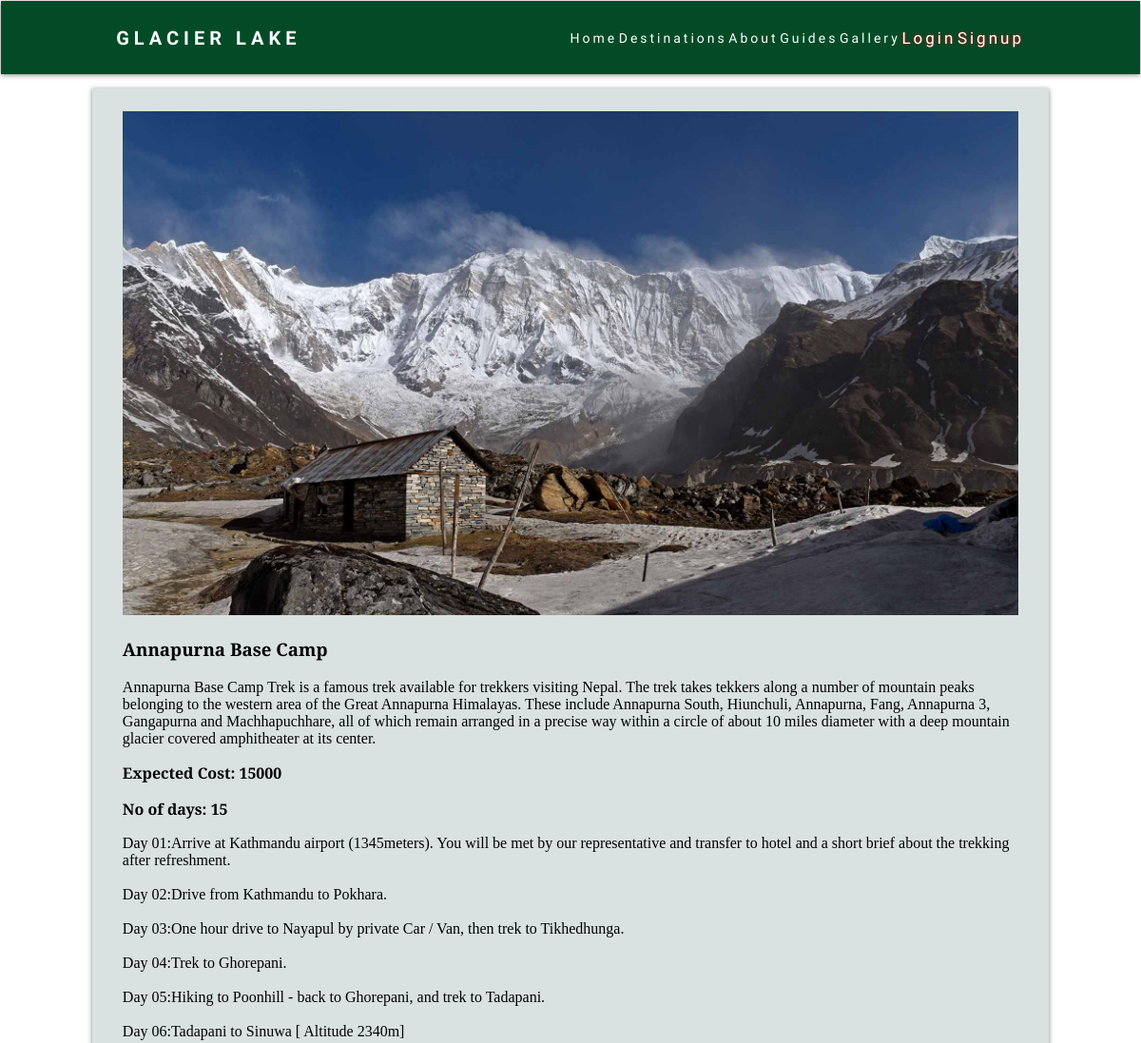
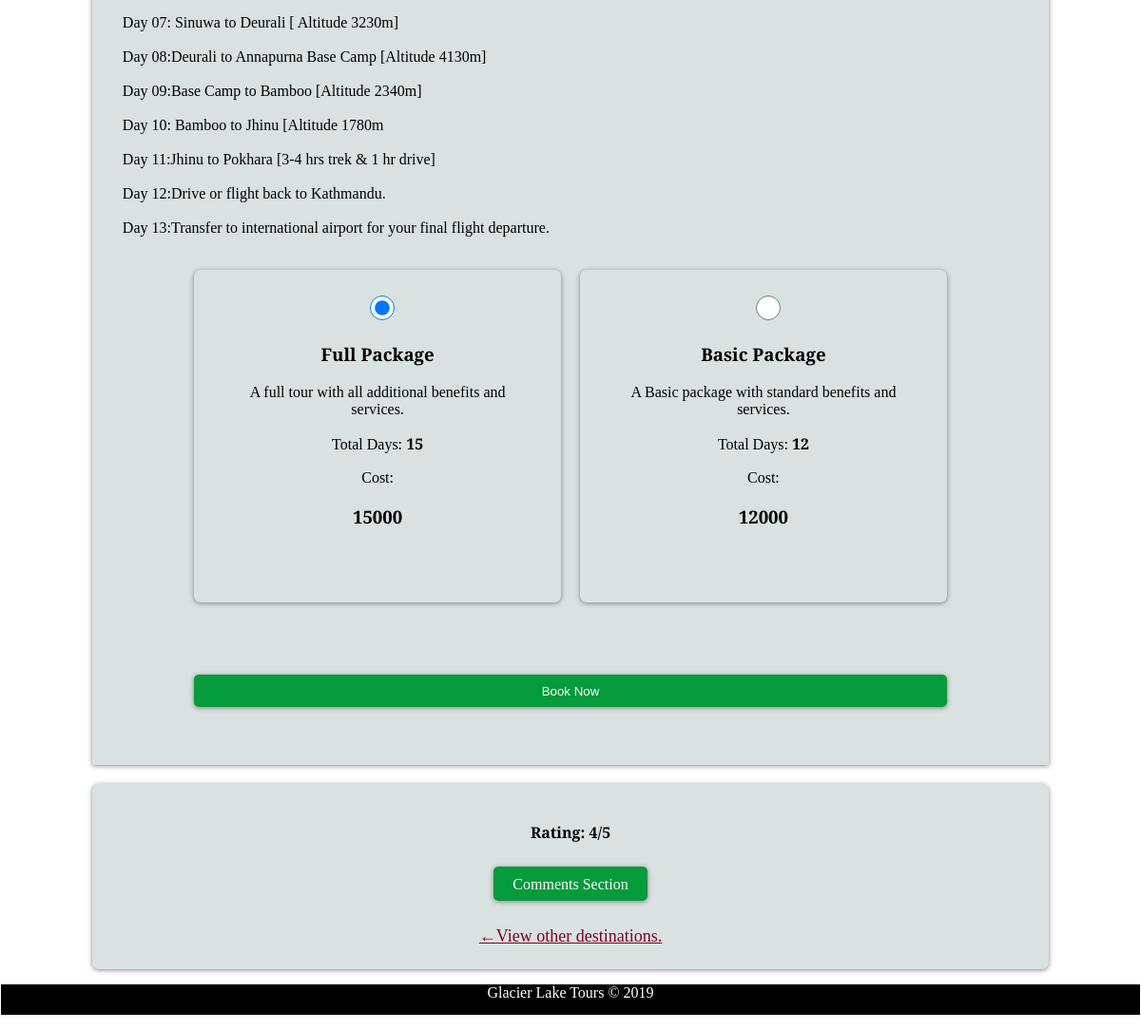
Page /destdetails.php?id=6 on the committed database (2 pictures, top to bottom).
### tables this page shows
CREATE TABLE `destination` (
  `destid` int(11) NOT NULL,
  `destname` varchar(128) NOT NULL,
  `cost` int(11) NOT NULL,
  `overview` text NOT NULL,
  `days` int(11) NOT NULL,
  `descrip` text NOT NULL,
  `destimg` varchar(128) NOT NULL,
  `bdays` int(11) NOT NULL,
  `bcost` int(11) NOT NULL
);

### destdetails.php (the view, shortened to what this page needs)
<?php
include('includes/headfunc.php');
include('includes/commentfunc.php');
if (isset($_SESSION['id'])) {
	head2($connection);
} else {
	head1($connection);
}
if (isset($_GET['id'])) {
				$destid = (int)$_GET['id'];
			}
			$sql = "SELECT * FROM destination WHERE destid='$destid'";
			$result = mysqli_query($connection, $sql);
			$row = mysqli_fetch_assoc($result);
				$destid = $row['destid'];
?>
<!DOCTYPE html>
<html>
<head>
</head>
<body>
	<section class="dest-det">
		<div class="wrapper">
			<?php
				echo "<div class='boxx'>
				<div>
				<img src='destinations/".$row['destimg']."' height='100%;' width='100%;'>
				<h3>".$row['destname']."</h3>
				</div>
				<p>".$row['overview']."</p>
				<p><strong>Expected Cost: ".$row['cost']."</p>
				<p>No of days: ".$row['days']."</strong></p>
				<p syle='text-align:left;'>".nl2br($row['descrip'])."</p><br>
					<form method='POST' action='includes/bookfunc.php' class='wrapper'>
					<input type='hidden' name='destid' value='".$destid."'>
					<input type='hidden' name='date' value='".date('Y-m-d H:i:s')."'>
					<input type='hidden' name='days' value='".$row['days']."'>
					<input type='hidden' name='cost' value='".$row['cost']."'>
					<input type='hidden' name='bcost' value='".$row['bcost']."'>
					<input type='hidden' name='bdays' value='".$row['bdays']."'>
					<div class='boxd'>
					<div class='box'>
					<input type='radio' name='package' value='full' checked><h3>Full Package</h3>
					<p>A full tour with all additional benefits and services.</p>
					<p>Total Days:<strong> ".$row['days']."</strong></p>
					<p>Cost: <h3>".$row['cost']."</h3></p>
					</div>
					<div class='box'>
					<input type='radio' name='package' value='basic'><h3>Basic Package</h3>
					<p>A Basic package with standard benefits and services.</p>
					<p>Total Days: <strong>".$row['bdays']."</strong></p>
					<p>Cost: <h3>".$row['bcost']."</h3></p><br><br>
					</div>
					</div>
					<br><br><button class='btn' type='submit' name='book'>Book Now</button>
					</form><br><br>
				</div>";
			$sql2 = "SELECT rid, AVG(rating) 'ratex' FROM ratings WHERE dest='$destid'";
			$result2 = mysqli_query($connection, $sql2);
			$row2 = mysqli_fetch_assoc($result2);
			echo "<div class='box'>
			<p><strong>Rating: ".round($row2['ratex'])."/5</strong></p>";
			echo "<br><a class='btn' href='comments.php?id=".$destid."'>Comments Section</a><br><br><br>";
			?>
		<a class='norml' href="destination.php">&#8592;View other destinations.</a>
	</div>
		</div>
	</section>
</body>
<footer>
			<p>Glacier Lake Tours &copy; 2019</p>
	</footer>
</html>

### css/style.css (style rules this page uses)
body { display: block;; background: white; margin: 1px !important; font-family: 'Alegreya', serif; }
.norml { text-decoration: underline; font-size: 18px; color:#800024; }
input[type=radio] { border: 0px; width: 100%; height: 2em; }
.btn { background: #039b3b; color: white; padding: 0.6rem 1.3rem; text-decoration: none; border: 0; border-radius: 5px; box-shadow: 0 1px 5px rgba(104, 104, 104, 0.8); cursor: pointer; }
img { max-width: 100%; }
.wrapper { margin:1px 8%; display: grid; grid-gap: 20px; }
.boxd { display: grid; grid-gap: 20px; grid-template-columns: repeat(auto-fit, minmax(350px, 1fr)); }
.box { background: #d9e2e1; text-align: center; padding: 1.5rem 2rem; box-shadow: 0 1px 5px rgba(104, 104, 104, 0.8); border-radius: 7px; }
.boxx { background: #d9e2e1; padding: 1.5rem 2rem; box-shadow: 0 1px 5px rgba(104, 104, 104, 0.8); }
footer { background: black; color: white; }
footer p { text-align: center; height: 2rem; }

### rows in the picture
destination: destimg (picture), destname "Annapurna Base Camp", overview "Annapurna Base Camp Trek is a famous trek available for trekkers visiting Nepal. The trek takes tekkers along a number of mountain peaks belonging to the western area of the Great Annapurna Himalayas. These include Annapurna South, Hiunchuli, Annapurna, Fang, Annapurna 3, Gangapurna and Machhapuchhare, all of which remain arranged in a precise way within a circle of about 10 miles diameter with a deep mountain glacier covered amphitheater at its center.", cost "15000", days "15", descrip "Day 01:Arrive at Kathmandu airport (1345meters). You will be met by our representative and transfer to hotel and a short brief about the trekking after refreshment. Day 02:Drive from Kathmandu to Pokhara. Day 03:One hour drive to Nayapul by private Car / Van, then trek to Tikhedhunga. Day 04:Trek to Ghorepani. Day 05:Hiking to Poonhill - back to Ghorepani, and trek to Tadapani. Day 06:Tadapani to Sinuwa [ Altitude 2340m] Day 07: Sinuwa to Deurali [ Altitude 3230m] Day 08:Deurali to Annapurna Base Camp [Altitude 4130m] Day 09:Base Camp to Bamboo [Altitude 2340m] Day 10: Bamboo to Jhinu [Altitude 1780m Day 11:Jhinu to Pokhara [3-4 hrs trek & 1 hr drive] Day 12:Drive or flight back to…", bdays "12", bcost "12000"

### other values in the picture
$row2['ratex'] "4"
